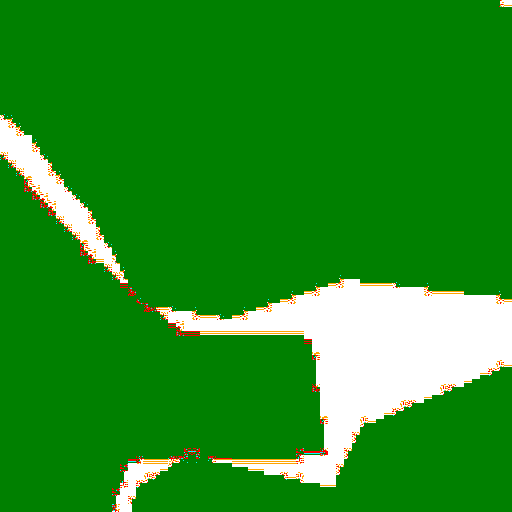
#> input picture validation_images/control_image_1.png, 512 x 512 px, found by its file name
$ python test_image.py
#> lines starting #> are read from the running program, lines starting #| are printed output that depends on the picture
import os
import numpy as np
from PIL import Image
import matplotlib.pyplot as plt

def analyze_image(image_path):
    """
    Load and analyze an image, printing key information about it.
    """
#> called with image_path = 'validation_images/control_image_1.png'
    # Check if file exists
    if not os.path.exists(image_path):
        print(f"Error: File '{image_path}' not found.")
        return

    # Load the image
    try:
        img = Image.open(image_path)
#> img is the input picture: PIL image 512x512 RGB; mean R, G, B 35.6, 143.9, 32.7
        print(f"Successfully loaded image: {image_path}")

        # Basic image properties
        print(f"Image format: {img.format}")
#| Image format: PNG
        print(f"Image mode: {img.mode}")
#| Image mode: RGB
        print(f"Image size (width × height): {img.size}")
#| Image size (width × height): (512, 512)

        # Convert to numpy array for analysis
        img_array = np.array(img)

        # Analyze value ranges
        print(f"Array shape: {img_array.shape}")
#| Array shape: (512, 512, 3)
        print(f"Data type: {img_array.dtype}")
#| Data type: uint8
        print(f"Min value: {np.min(img_array)}")
#| Min value: 0
        print(f"Max value: {np.max(img_array)}")
#| Max value: 255
        print(f"Mean value: {np.mean(img_array):.2f}")
#| Mean value: 70.75
        print(f"Standard deviation: {np.std(img_array):.2f}")
#| Standard deviation: 91.34

        # Count unique values (useful for masks)
        unique_values, counts = np.unique(img_array, return_counts=True)
#> unique_values = [0, 128, 165, 255]; counts = [455372, 225299, 1893, 103868]
        print(f"Unique values: {unique_values}")
#| Unique values: [  0 128 165 255]
        print(f"Value counts:")
        for val, count in zip(unique_values, counts):
            print(f"  {val}: {count} pixels ({count/(img_array.size)*100:.2f}%)")
#> this loop made 4 passes
#> (val, count) on passes 1 to 4: (0, 455372), (128, 225299), (165, 1893), (255, 103868)
#|   0: 455372 pixels (57.90%)
#|   128: 225299 pixels (28.65%)
#|   165: 1893 pixels (0.24%)
#|   255: 103868 pixels (13.21%)

        # Display the image
        plt.figure(figsize=(10, 8))
        plt.imshow(img_array, cmap='viridis')
        plt.colorbar(label='Pixel Value')
        plt.title(f"Image: {os.path.basename(image_path)}")
        plt.show()
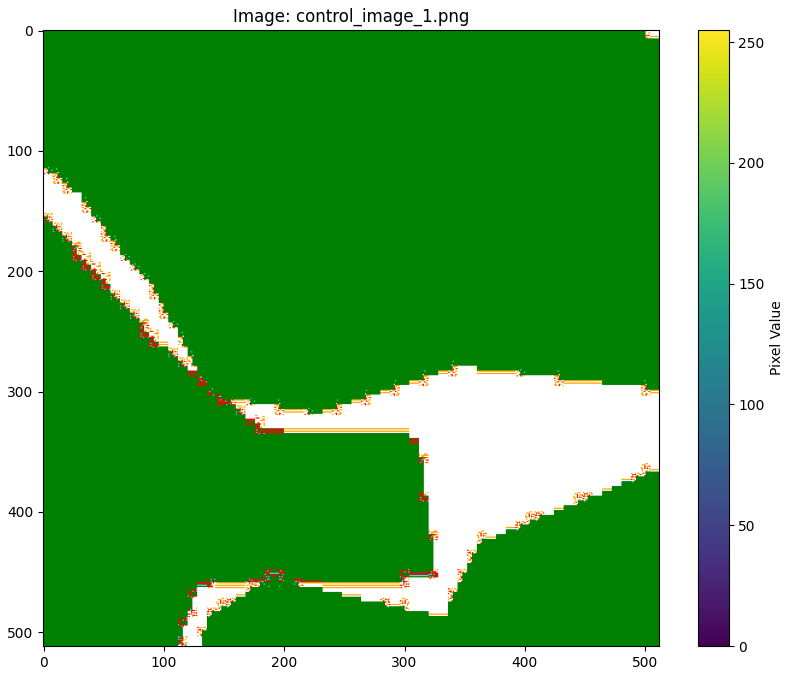
#> figure drawn by matplotlib, 2 panels

    except Exception as e:
        print(f"Error processing the image: {e}")

if __name__ == "__main__":
    # Path to the image
    image_path = "validation_images/control_image_1.png"
    analyze_image(image_path)

$ run again, with validation_images/control_image_2.png copied over validation_images/control_image_1.png
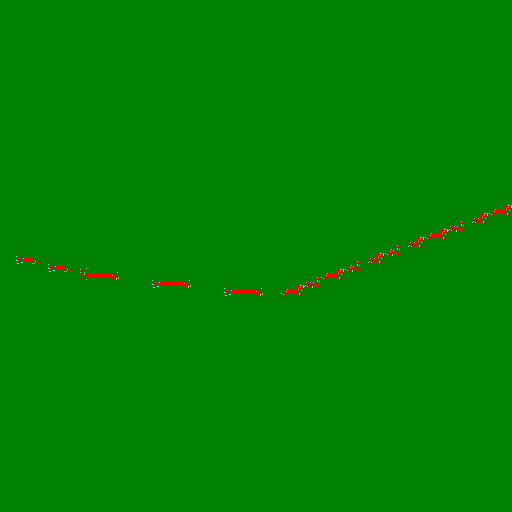
#> input picture validation_images/control_image_2.png, 512 x 512 px, found by its file name
#> in analyze_image, img is the input picture: PIL image 512x512 RGB; mean R, G, B 1.1, 127.5, 0.2
#| Image format: PNG
#| Image mode: RGB
#| Image size (width × height): (512, 512)
#| Array shape: (512, 512, 3)
#| Data type: uint8
#| Min value: 0
#| Max value: 255
#| Mean value: 42.95
#| Standard deviation: 60.97
#> unique_values = [0, 128, 255]; counts = [524079, 260797, 1556]
#| Unique values: [  0 128 255]
#> the loop in analyze_image, `for val, count in zip(unique_values, counts):` made 3 passes
#> (val, count) on passes 1 to 3: (0, 524079), (128, 260797), (255, 1556)
#> (printed output is left out)
#> in analyze_image, `plt.show()`:
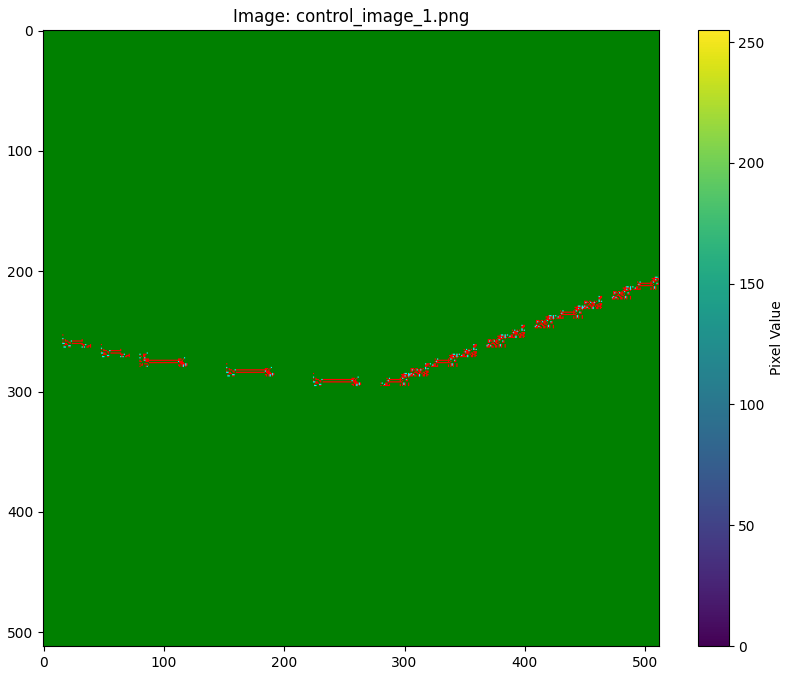
#> figure drawn by matplotlib, 2 panels
